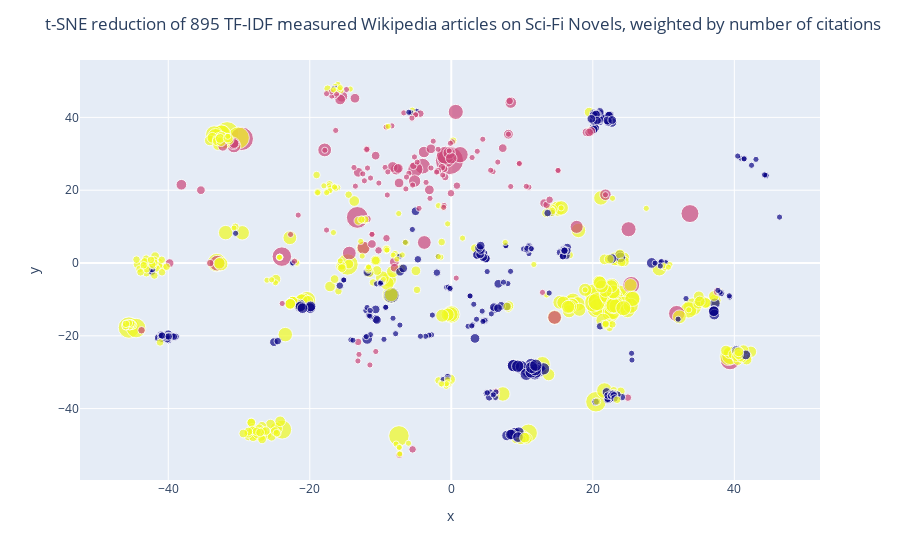

Write notebook code for a chart like this one.
### Code cell
fig = px.scatter(x=X_tsne[mask, 0], y=-X_tsne[mask, 1],hover_name=hover_names,color=kmeans.labels_[mask], size=size)
fig.update_layout(
    title=f"t-SNE reduction of {L} TF-IDF measured Wikipedia articles on Sci-Fi Novels, weighted by number of citations",

)
fig.update(layout_coloraxis_showscale=False)
#py.plot(fig,filename=f'sci-fi-novels-{L}',auto_open=True)
fig.show()

### Figure 1 — Plotly figure (JSON) as saved in the notebook; plotly's stock layout.template omitted (floating-point values rounded to 4 significant figures; data arrays with more than 128 entries replaced by an {"elided": "..."} marker saying what was removed)
{"data": [{"hovertemplate": "<b>%{hovertext}</b><br><br>x=%{x}<br>y=%{y}<br>size=%{marker.size}<br>color=%{marker.color}<extra></extra>", "hovertext": {"elided": "895 str values"}, "legendgroup": "", "marker": {"color": {"elided": "895 int values"}, "coloraxis": "coloraxis", "size": {"elided": "895 float values"}, "sizemode": "area", "sizeref": 0.0025, "symbol": "circle"}, "mode": "markers", "name": "", "orientation": "v", "showlegend": false, "type": "scatter", "x": {"elided": "895 float values"}, "xaxis": "x", "y": {"elided": "895 float values"}, "yaxis": "y"}], "layout": {"coloraxis": {"colorbar": {"title": {"text": "color"}}, "colorscale": [[0, "#0d0887"], [0.1111, "#46039f"], [0.2222, "#7201a8"], [0.3333, "#9c179e"], [0.4444, "#bd3786"], [0.5556, "#d8576b"], [0.6667, "#ed7953"], [0.7778, "#fb9f3a"], [0.8889, "#fdca26"], [1, "#f0f921"]], "showscale": false}, "legend": {"itemsizing": "constant", "tracegroupgap": 0}, "margin": {"t": 60}, "title": {"text": "t-SNE reduction of 895 TF-IDF measured Wikipedia articles on Sci-Fi Novels, weighted by number of citations"}, "xaxis": {"anchor": "y", "domain": [0, 1], "title": {"text": "x"}}, "yaxis": {"anchor": "x", "domain": [0, 1], "title": {"text": "y"}}}}
